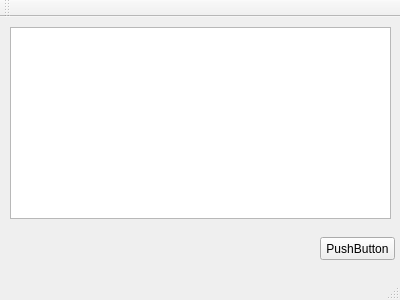
<?xml version="1.0" encoding="UTF-8"?>
<ui version="4.0">
 <class>MainWindow</class>
 <widget class="QMainWindow" name="MainWindow">
  <property name="geometry">
   <rect>
    <x>0</x>
    <y>0</y>
    <width>400</width>
    <height>300</height>
   </rect>
  </property>
  <property name="windowTitle">
   <string>MainWindow</string>
  </property>
  <widget class="QWidget" name="centralWidget">
   <widget class="QPushButton" name="pushBtn">
    <property name="geometry">
     <rect>
      <x>320</x>
      <y>220</y>
      <width>75</width>
      <height>23</height>
     </rect>
    </property>
    <property name="text">
     <string>PushButton</string>
    </property>
   </widget>
   <widget class="QListView" name="listView">
    <property name="geometry">
     <rect>
      <x>10</x>
      <y>10</y>
      <width>381</width>
      <height>192</height>
     </rect>
    </property>
   </widget>
  </widget>
  <widget class="QMenuBar" name="menuBar">
   <property name="geometry">
    <rect>
     <x>0</x>
     <y>0</y>
     <width>400</width>
     <height>21</height>
    </rect>
   </property>
  </widget>
  <widget class="QToolBar" name="mainToolBar">
   <attribute name="toolBarArea">
    <enum>TopToolBarArea</enum>
   </attribute>
   <attribute name="toolBarBreak">
    <bool>false</bool>
   </attribute>
  </widget>
  <widget class="QStatusBar" name="statusBar"/>
 </widget>
 <layoutdefault spacing="6" margin="11"/>
 <resources/>
 <connections/>
</ui>
